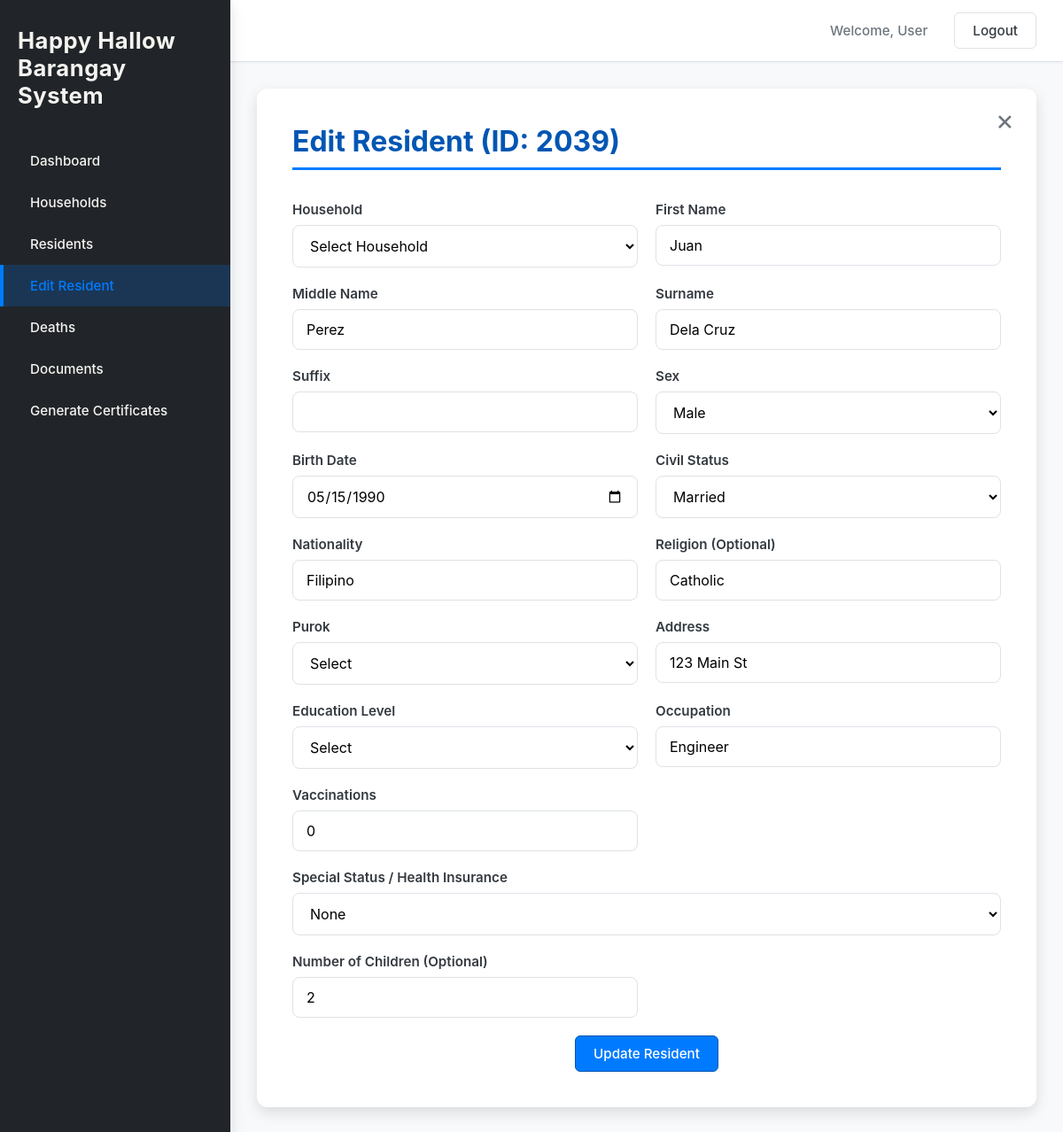
Page /addnewresidents.php?id=2039 (signed in) on the committed database.
### tables this page shows
CREATE TABLE IF NOT EXISTS `residents` (
  `person_id` int NOT NULL AUTO_INCREMENT,
  `household_id` int NOT NULL,
  `first_name` text NOT NULL,
  `middle_name` varchar(255) DEFAULT NULL,
  `surname` varchar(255) NOT NULL,
  `suffix` varchar(50) DEFAULT NULL,
  `sex` text NOT NULL,
  `birthdate` date NOT NULL,
  `civil_status` varchar(20) NOT NULL,
  `nationality` varchar(20) NOT NULL,
  `religion` varchar(100) DEFAULT NULL,
  `purok` int NOT NULL,
  `address` varchar(150) NOT NULL,
  `residency_start_date` date DEFAULT NULL,
  `education_level` varchar(20) NOT NULL,
  `occupation` varchar(50) NOT NULL,
  `is_senior` tinyint(1) NOT NULL,
  `is_disabled` tinyint(1) NOT NULL,
  `health_insurance` varchar(100) DEFAULT NULL,
  `vaccination` int DEFAULT NULL,
  `is_pregnant` tinyint(1) DEFAULT NULL,
  `children_count` int DEFAULT NULL,
  PRIMARY KEY (`person_id`),
  KEY `household_id` (`household_id`)
);

### addnewresidents.php (the view, shortened to what this page needs)
<?php
$logged_in_username = isset($_SESSION['user_name']) ? $_SESSION['user_name'] : 'User';
include 'db_connect.php';
$editMode = false;
$residentId = isset($_GET['id']) ? intval($_GET['id']) : null;
$resData = [];
if ($residentId) {
    $editMode = true;
    $stmt = $conn->prepare("SELECT * FROM residents WHERE person_id = ?");
    $stmt->bind_param("i", $residentId);
    $stmt->execute();
    $result = $stmt->get_result();
    $resData = $result->fetch_assoc();
}
function getSelectedStatus($resData) {
    return 'None';
}
$current_status = getSelectedStatus($resData);
?>
<!DOCTYPE html>
<html lang="en">
<head>
<link rel="stylesheet" href="css/style.css" />
</head>
<body>
<div class="app-container">
<aside class="sidebar">
    <div class="logo">Happy Hallow Barangay System</div>
    <nav class="main-nav">
        <ul>
            <li><a href="index.php">Dashboard</a></li>
            <li><a href="household.php">Households</a></li>
            <li><a href="residents.php">Residents</a></li>
            <li><a href="<?php echo $editMode ? "edit_resident.php?id=$residentId" : "addnewresidents.php"; ?>" class="active"><?php echo $editMode ? "Edit Resident" : "Add Resident"; ?></a></li>
            <li><a href="deaths.php">Deaths</a></li>
            <li><a href="documents.php">Documents</a></li>
            <li><a href="staff_documents.php" class=>Generate Certificates</a></li>
        </ul>
    </nav>
</aside>
<div class="main-content">
<header class="topbar">
  <div class="topbar-right">
    <span id="userName" class="user-info">Welcome, <?php echo htmlspecialchars($logged_in_username); ?></span>
    <button id="logoutBtn" class="btn logout-btn">Logout</button>
  </div>
</header>
<main class="page-content">
<div class="add-resident-form-container">
<div class="form-modal-card">
<a href="residents.php" class="close-btn">&times;</a>
<form id="addResidentForm" method="POST" enctype="multipart/form-data">
<h2 class="form-title"><?php echo $editMode ? "Edit Resident (ID: " . htmlspecialchars($residentId) . ")" : "Add New Resident"; ?></h2>
<div class="form-grid">
<div class="input-group">
    <label>Household</label>
    <select name="household_id" required>
        <option value="">Select Household</option>
    </select>
</div>
<div class="input-group">
  <label>First Name</label>
  <input type="text" name="first_name" required value="<?php echo htmlspecialchars($resData['first_name'] ?? ''); ?>">
</div>
<div class="input-group">
  <label>Middle Name</label>
  <input type="text" name="middle_name" value="<?php echo htmlspecialchars($resData['middle_name'] ?? ''); ?>">
</div>
<div class="input-group">
  <label>Surname</label>
  <input type="text" name="surname" required value="<?php echo htmlspecialchars($resData['surname'] ?? ''); ?>">
</div>
<div class="input-group">
  <label>Suffix</label>
  <input type="text" name="suffix" value="<?php echo htmlspecialchars($resData['suffix'] ?? ''); ?>">
</div>
<div class="input-group">
  <label>Sex</label>
<select name="sex" required>
  <option value="Male" <?php if(($resData['sex'] ?? '')=='Male') echo 'selected'; ?>>Male</option>
</select>
</div>
<div class="input-group">
  <label>Birth Date</label>
  <input type="date" name="birthdate" required value="<?php echo htmlspecialchars($resData['birthdate'] ?? ''); ?>">
</div>
<div class="input-group">
  <label>Civil Status</label>
  <select name="civil_status" required>
    <option value="Married" <?php if(($resData['civil_status'] ?? '')=='Married') echo 'selected'; ?>>Married</option>
  </select>
</div>
<div class="input-group">
  <label>Nationality</label>
  <input type="text" name="nationality" required value="<?php echo htmlspecialchars($resData['nationality'] ?? 'Filipino'); ?>">
</div>
<div class="input-group">
  <label>Religion (Optional)</label>
  <input type="text" name="religion" value="<?php echo htmlspecialchars($resData['religion'] ?? ''); ?>">
</div>
<div class="input-group">
  <label>Purok</label>
  <select name="purok" required>
    <option value="">Select</option>
  </select>
</div>
<div class="input-group">
  <label>Address</label>
  <input type="text" name="address" required value="<?php echo htmlspecialchars($resData['address'] ?? ''); ?>">
</div>
<div class="input-group">
  <label>Education Level</label>
  <select name="education_level" required>
    <option value="">Select</option>
  </select>
</div>
<div class="input-group">
  <label>Occupation</label>
  <input type="text" name="occupation" value="<?php echo htmlspecialchars($resData['occupation'] ?? ''); ?>">
</div>
<div class="input-group">
  <label>Vaccinations</label>
  <input type="text" name="vaccination" value="<?php echo htmlspecialchars($resData['vaccination'] ?? ''); ?>">
</div>
<div class="input-group" style="grid-column: 1 / -1;">
  <label>Special Status / Health Insurance</label>
  <select name="special_status" id="specialStatus" onchange="toggleSpecialSections()">
    <option value="None" <?php if($current_status == 'None') echo 'selected'; ?>>None</option>
  </select>
</div>
<div class="input-group">
  <label>Number of Children (Optional)</label>
  <input type="number" name="children_count" value="<?php echo htmlspecialchars($resData['children_count'] ?? '0'); ?>">
</div>
<div class="button-group" style="grid-column: 1 / -1; text-align: center;">
  <button type="submit" class="btn primary-btn"><?php echo $editMode ? "Update Resident" : "Submit Resident"; ?></button>
</div>
</div>
</form>
</div>
</div>
</main>
</div>
</div>
</body>
</html>

### css/style.css (style rules this page uses)
:root { --primary-color: #007bff; --primary-dark: #0056b3; --secondary-color: #6c757d; --background-color: #f8f9fa; --card-background: #ffffff; --sidebar-bg: #212529; --text-color: #343a40; --border-color: #dee2e6; --shadow-light: 0 4px 12px rgba(0, 0, 0, 0.08); --shadow-medium: 0 6px 16px rgba(0, 0, 0, 0.12); --sidebar-width: 260px; --header-height: 70px; --base-padding: 30px; }
* { margin: 0; padding: 0; box-sizing: border-box; font-family: -apple-system, BlinkMacSystemFont, "Segoe UI", Roboto, "Helvetica Neue", Arial, sans-serif; }
body { background-color: var(--background-color); color: var(--text-color); min-height: 100vh; display: flex; font-size: 16px; }
a { text-decoration: none; color: inherit; }
.app-container { display: flex; width: 100%; }
.sidebar { width: var(--sidebar-width); background-color: var(--sidebar-bg); color: #f8f9fa; padding: var(--base-padding) 0; position: fixed; height: 100%; z-index: 100; box-shadow: var(--shadow-medium); }
.logo { font-size: 1.6rem; font-weight: 700; text-align: left; padding: 0 20px 20px 20px; margin-bottom: 15px; color: #f4f3ef; letter-spacing: 0.5px; }
.main-nav ul { list-style: none; padding: 0; }
.main-nav li a { display: flex; align-items: center; gap: 12px; padding: 14px 30px; color: #f4f3ef; transition: background-color 0.25s ease, color 0.25s ease; font-size: 0.95rem; font-weight: 500; border-left: 4px solid transparent; }
.main-nav li a.active { background-color: rgba(0, 123, 255, 0.2); color: var(--primary-color); border-left-color: var(--primary-color); }
.main-content { margin-left: var(--sidebar-width); flex-grow: 1; display: flex; flex-direction: column; }
.topbar { height: var(--header-height); background-color: var(--card-background); border-bottom: 1px solid var(--border-color); display: flex; justify-content: flex-end; align-items: center; padding: 0 var(--base-padding); box-shadow: 0 1px 4px rgba(0, 0, 0, 0.05); }
.topbar-right { display: flex; align-items: center; }
.user-info { margin-right: 20px; font-weight: 500; color: var(--secondary-color); font-size: 0.95rem; }
.page-content { padding: var(--base-padding); flex-grow: 1; }
h2 { font-size: 1.8rem; color: var(--text-color); margin-bottom: 30px; font-weight: 600; }
.page-content h2 { font-size: 2rem; color: var(--primary-dark); border-bottom: 3px solid var(--primary-color); padding-bottom: 10px; margin-bottom: 35px; font-weight: 700; }
.btn { background-color: var(--card-background); color: var(--text-color); border: 1px solid var(--border-color); padding: 10px 20px; border-radius: 6px; cursor: pointer; font-size: 0.95rem; font-weight: 500; transition: all 0.2s ease-in-out; text-decoration: none; display: inline-flex; align-items: center; justify-content: center; gap: 8px; }
.primary-btn { background-color: var(--primary-color); color: white; border: 1px solid var(--primary-dark); }
.logout-btn { margin-left: 10px; }
.input-group label { font-weight: 600; margin-bottom: 8px; color: var(--text-color); font-size: 0.95rem; }
.input-group input, .input-group select { padding: 12px 15px; border: 1px solid var(--border-color); border-radius: 8px; font-size: 1rem; background-color: var(--card-background); }
.add-resident-form-container { max-width: 1200px; margin: 0 auto; width: 100%; }
.form-modal-card { background-color: var(--card-background); padding: 40px; border-radius: 12px; box-shadow: var(--shadow-medium); position: relative; }
.close-btn { position: absolute; top: 20px; right: 25px; font-size: 2rem; color: var(--secondary-color); text-decoration: none; line-height: 1; transition: color 0.2s; cursor: pointer; }
.form-title { font-size: 2rem; color: var(--primary-dark); margin-bottom: 30px; padding-bottom: 15px; border-bottom: 3px solid var(--primary-color); }
.form-grid { display: grid; grid-template-columns: repeat(2, 1fr); gap: 20px; }
.form-grid .input-group { display: flex; flex-direction: column; }
.form-grid .input-group label { font-weight: 600; margin-bottom: 8px; color: var(--text-color); font-size: 0.95rem; }
.form-grid .input-group input, .form-grid .input-group select { width: 100%; padding: 12px 15px; border: 1px solid var(--border-color); border-radius: 8px; font-size: 1rem; background-color: var(--card-background); transition: border-color 0.2s, box-shadow 0.2s; }

### rows in the picture
residents: first_name "Juan", middle_name "Perez", surname "Dela Cruz", sex "Male", birthdate "05/15/1990", civil_status "Married", nationality "Filipino", religion "Catholic", address "123 Main St", occupation "Engineer", vaccination "0", children_count "2"

### other values in the picture
$logged_in_username "User"
$residentId "2039"
